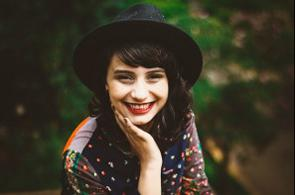
%> input picture B Tech/IP/lab/input.jpg, 295 x 195 px
$ octave lab2_task2.m   (GNU Octave 9; MATLAB toolbox functions it lacks are replaced by stand-ins)
%> lines starting %> are read from the running program, lines starting %| are printed output that depends on the picture
clc
close all
clear

a=imread('E:\SEM 7\IP\lab\input.jpg');
%> a is the input picture: size 195x295x3 uint8; mean R, G, B 62.2, 56, 40.7
b=imread('E:\SEM 7\IP\lab\background.jpg');
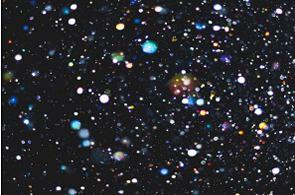
%> input picture B Tech/IP/lab/background.jpg, 295 x 195 px
%> b is the input picture: size 195x295x3 uint8; mean R, G, B 40.4, 41.4, 46.3
c=imread('E:\SEM 7\IP\lab\mask.jpg');
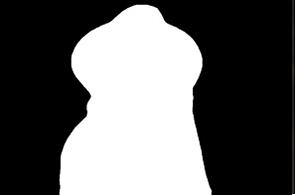
%> input picture B Tech/IP/lab/mask.jpg, 295 x 195 px
%> c is the input picture: size 195x295x3 uint8; mean R, G, B 97.7, 97.7, 97.7
a1=im2double(a);
b1=im2double(b);
c1=im2double(c);
d1=a1.*c1;
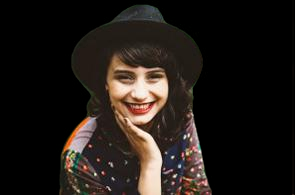
%> d1: size 195x295x3 double; mean R, G, B 0.128, 0.104, 0.0883
neg=1-c1;
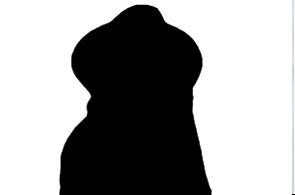
%> neg: size 195x295x3 double; mean R, G, B 0.617, 0.617, 0.617
d2=b1.* neg;
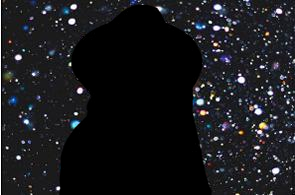
%> d2: size 195x295x3 double; mean R, G, B 0.0964, 0.0984, 0.111
d=d1+d2;
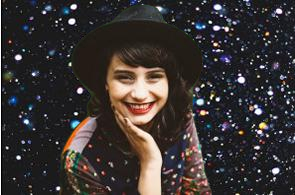
%> d: size 195x295x3 double; mean R, G, B 0.225, 0.202, 0.199
imshow(d);
